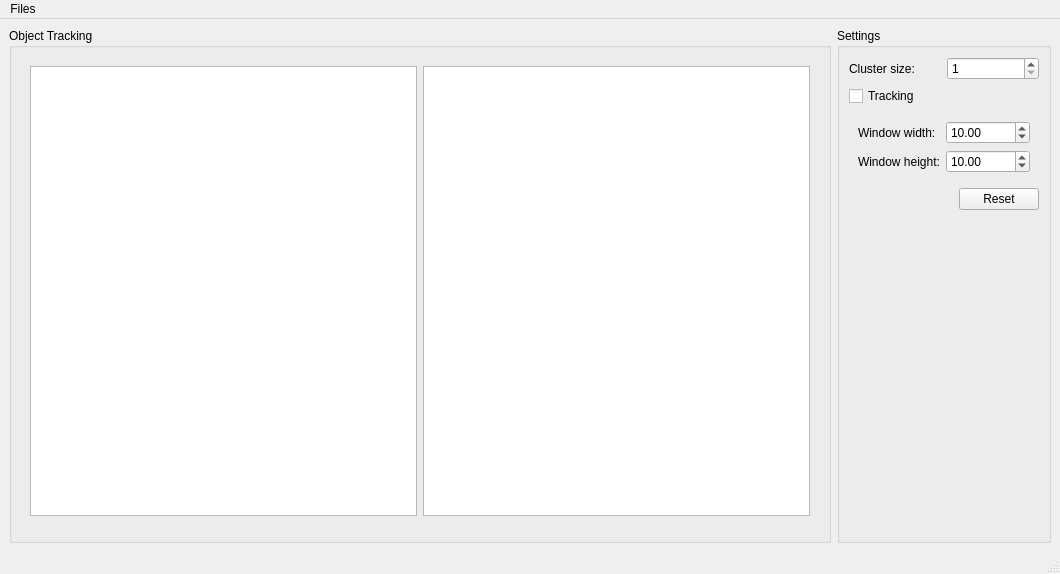
<?xml version="1.0" encoding="UTF-8"?>
<ui version="4.0">
 <class>MainWindowBase</class>
 <widget class="QMainWindow" name="MainWindowBase">
  <property name="geometry">
   <rect>
    <x>0</x>
    <y>0</y>
    <width>1060</width>
    <height>574</height>
   </rect>
  </property>
  <property name="acceptDrops">
   <bool>true</bool>
  </property>
  <property name="windowTitle">
   <string>MainWindow</string>
  </property>
  <widget class="QWidget" name="centralwidget">
   <layout class="QGridLayout" name="gridLayout">
    <property name="leftMargin">
     <number>0</number>
    </property>
    <property name="topMargin">
     <number>0</number>
    </property>
    <property name="rightMargin">
     <number>0</number>
    </property>
    <property name="bottomMargin">
     <number>0</number>
    </property>
    <item row="1" column="0">
     <widget class="QWidget" name="gridWidget" native="true">
      <layout class="QHBoxLayout" name="horizontalLayout">
       <item>
        <widget class="QGroupBox" name="graphicsBox">
         <property name="sizePolicy">
          <sizepolicy hsizetype="Preferred" vsizetype="Preferred">
           <horstretch>1</horstretch>
           <verstretch>1</verstretch>
          </sizepolicy>
         </property>
         <property name="title">
          <string>Object Tracking</string>
         </property>
         <layout class="QVBoxLayout" name="verticalLayout_2">
          <item>
           <widget class="QFrame" name="horizontalFrame">
            <layout class="QHBoxLayout" name="horizontalLayout_6">
             <item>
              <widget class="QGraphicsView" name="inputGraphicsView">
               <property name="sizePolicy">
                <sizepolicy hsizetype="Expanding" vsizetype="Expanding">
                 <horstretch>1</horstretch>
                 <verstretch>1</verstretch>
                </sizepolicy>
               </property>
               <property name="acceptDrops">
                <bool>false</bool>
               </property>
               <property name="verticalScrollBarPolicy">
                <enum>Qt::ScrollBarAlwaysOff</enum>
               </property>
               <property name="horizontalScrollBarPolicy">
                <enum>Qt::ScrollBarAlwaysOff</enum>
               </property>
               <property name="sizeAdjustPolicy">
                <enum>QAbstractScrollArea::AdjustIgnored</enum>
               </property>
              </widget>
             </item>
             <item>
              <widget class="QGraphicsView" name="outputGraphicsView">
               <property name="sizePolicy">
                <sizepolicy hsizetype="Preferred" vsizetype="Preferred">
                 <horstretch>1</horstretch>
                 <verstretch>1</verstretch>
                </sizepolicy>
               </property>
               <property name="acceptDrops">
                <bool>false</bool>
               </property>
              </widget>
             </item>
            </layout>
           </widget>
          </item>
          <item>
           <widget class="VideoPlaybackWidget" name="videoPlaybackWidget"/>
          </item>
         </layout>
        </widget>
       </item>
       <item>
        <widget class="QGroupBox" name="groupBox">
         <property name="sizePolicy">
          <sizepolicy hsizetype="Fixed" vsizetype="Preferred">
           <horstretch>0</horstretch>
           <verstretch>1</verstretch>
          </sizepolicy>
         </property>
         <property name="title">
          <string>Settings</string>
         </property>
         <layout class="QVBoxLayout" name="verticalLayout">
          <item>
           <layout class="QHBoxLayout" name="horizontalLayout_2">
            <item>
             <widget class="QLabel" name="label">
              <property name="sizePolicy">
               <sizepolicy hsizetype="Minimum" vsizetype="Preferred">
                <horstretch>0</horstretch>
                <verstretch>0</verstretch>
               </sizepolicy>
              </property>
              <property name="text">
               <string>Cluster size:</string>
              </property>
             </widget>
            </item>
            <item>
             <widget class="QSpinBox" name="clusterSizeNumSpinBox">
              <property name="minimum">
               <number>1</number>
              </property>
             </widget>
            </item>
           </layout>
          </item>
          <item>
           <widget class="QCheckBox" name="trackingCheckBox">
            <property name="text">
             <string>Tracking</string>
            </property>
           </widget>
          </item>
          <item>
           <widget class="QWidget" name="horizontalWidget" native="true">
            <layout class="QFormLayout" name="formLayout">
             <item row="0" column="0">
              <widget class="QLabel" name="label_2">
               <property name="text">
                <string>Window width:</string>
               </property>
              </widget>
             </item>
             <item row="0" column="1">
              <widget class="QDoubleSpinBox" name="windowWidthSpinBox">
               <property name="minimum">
                <double>1.000000000000000</double>
               </property>
               <property name="maximum">
                <double>1000000.000000000000000</double>
               </property>
               <property name="value">
                <double>10.000000000000000</double>
               </property>
              </widget>
             </item>
             <item row="1" column="0">
              <widget class="QLabel" name="label_3">
               <property name="text">
                <string>Window height:</string>
               </property>
              </widget>
             </item>
             <item row="1" column="1">
              <widget class="QDoubleSpinBox" name="windowHeightSpinBox">
               <property name="minimum">
                <double>1.000000000000000</double>
               </property>
               <property name="maximum">
                <double>1000000.989999999990687</double>
               </property>
               <property name="value">
                <double>10.000000000000000</double>
               </property>
              </widget>
             </item>
            </layout>
           </widget>
          </item>
          <item>
           <layout class="QHBoxLayout" name="horizontalLayout_5">
            <item>
             <spacer name="horizontalSpacer">
              <property name="orientation">
               <enum>Qt::Horizontal</enum>
              </property>
              <property name="sizeHint" stdset="0">
               <size>
                <width>40</width>
                <height>20</height>
               </size>
              </property>
             </spacer>
            </item>
            <item>
             <widget class="QPushButton" name="resetButton">
              <property name="text">
               <string>Reset</string>
              </property>
             </widget>
            </item>
           </layout>
          </item>
          <item>
           <spacer name="verticalSpacer">
            <property name="orientation">
             <enum>Qt::Vertical</enum>
            </property>
            <property name="sizeHint" stdset="0">
             <size>
              <width>20</width>
              <height>40</height>
             </size>
            </property>
           </spacer>
          </item>
         </layout>
        </widget>
       </item>
      </layout>
     </widget>
    </item>
   </layout>
  </widget>
  <widget class="QMenuBar" name="menubar">
   <property name="geometry">
    <rect>
     <x>0</x>
     <y>0</y>
     <width>1060</width>
     <height>21</height>
    </rect>
   </property>
   <widget class="QMenu" name="menuFiles">
    <property name="title">
     <string>Files</string>
    </property>
    <addaction name="actionOpenVideo"/>
    <addaction name="actionOpenImage"/>
    <addaction name="separator"/>
    <addaction name="actionOpenFilterSetting"/>
    <addaction name="separator"/>
    <addaction name="actionSaveCSVFile"/>
    <addaction name="separator"/>
    <addaction name="actionQuit"/>
   </widget>
   <addaction name="menuFiles"/>
  </widget>
  <widget class="QStatusBar" name="statusbar"/>
  <action name="actionOpenVideo">
   <property name="text">
    <string>Open Video</string>
   </property>
  </action>
  <action name="actionOpenImage">
   <property name="text">
    <string>Open Image</string>
   </property>
  </action>
  <action name="actionOpenFilterSetting">
   <property name="text">
    <string>Open Filter Setting</string>
   </property>
  </action>
  <action name="actionSaveBlockData">
   <property name="text">
    <string>Save Block Data</string>
   </property>
  </action>
  <action name="actionQuit">
   <property name="text">
    <string>Quit</string>
   </property>
   <property name="shortcut">
    <string>Ctrl+Q</string>
   </property>
  </action>
  <action name="actionSaveCSVFile">
   <property name="text">
    <string>Save to CSV</string>
   </property>
  </action>
 </widget>
 <customwidgets>
  <customwidget>
   <class>VideoPlaybackWidget</class>
   <extends>QWidget</extends>
   <header>.video_playback_widget</header>
  </customwidget>
 </customwidgets>
 <resources/>
 <connections>
  <connection>
   <sender>actionQuit</sender>
   <signal>triggered()</signal>
   <receiver>MainWindowBase</receiver>
   <slot>close()</slot>
   <hints>
    <hint type="sourcelabel">
     <x>-1</x>
     <y>-1</y>
    </hint>
    <hint type="destinationlabel">
     <x>422</x>
     <y>284</y>
    </hint>
   </hints>
  </connection>
 </connections>
</ui>
